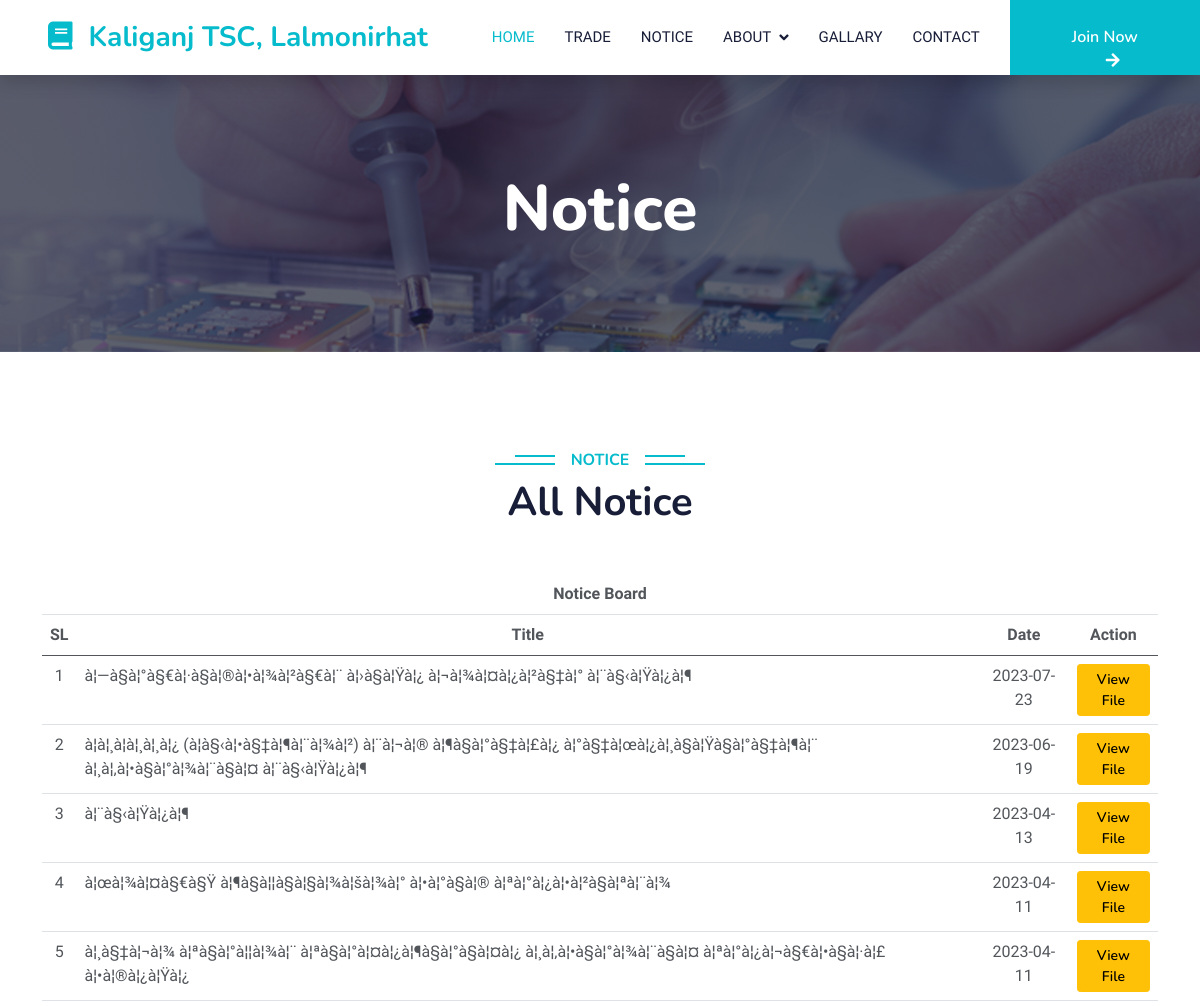
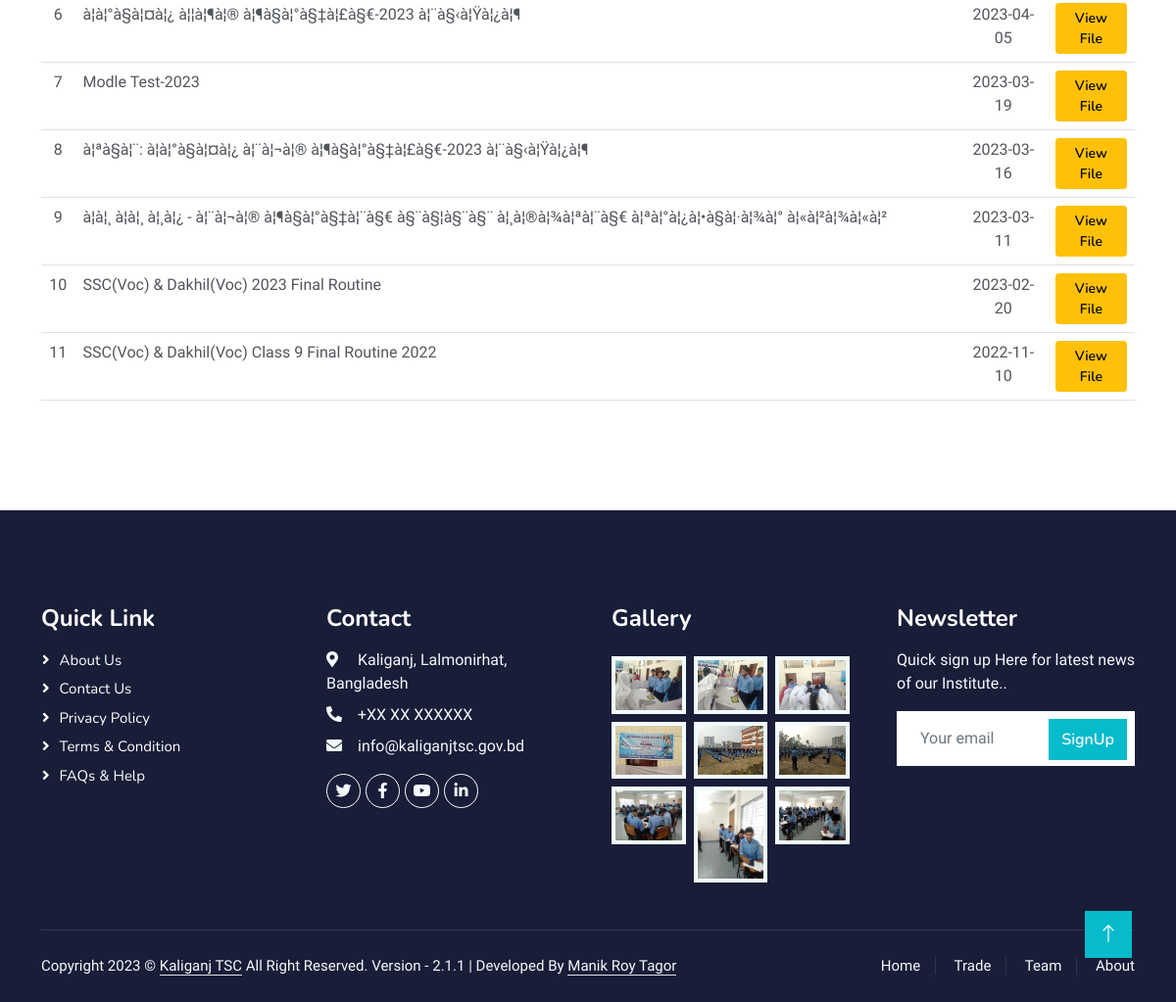
Page /notice.php on the committed database (2 pictures, top to bottom).
### tables this page shows
CREATE TABLE `notice_tbl` (
  `id` int(11) NOT NULL,
  `title` varchar(255) NOT NULL,
  `file_name` varchar(255) NOT NULL,
  `descrip` varchar(255) NOT NULL,
  `isActive` int(11) NOT NULL,
  `dated` date NOT NULL DEFAULT current_timestamp()
);

CREATE TABLE `photo_gallary` (
  `id` int(11) NOT NULL,
  `photo_name` varchar(255) NOT NULL,
  `add_desc` varchar(255) NOT NULL,
  `p_date` date NOT NULL DEFAULT current_timestamp()
);

### lib/Database.php (called while the page is built, shortened)
<?php
Class Database{
public $host   = DB_HOST;
public $user   = DB_USER;
public $pass   = DB_PASS;
public $dbname = DB_NAME;
public $link;
private function connectDB(){
$this->link = new mysqli($this->host, $this->user, $this->pass,
$this->dbname);
}
public function select($query){
$result = $this->link->query($query) or
die($this->link->error.__LINE__);
if($result->num_rows > 0){
return $result;
} else {
return false;
}
}
}
?>

### classes/Notice.php (called while the page is built, shortened)
<?php
$filepath = realpath(dirname(__FILE__));
include_once $filepath . '/../lib/Database.php';
?>
<?php
class Notice{
	private $db;
	function __construct() {
		$this->db = new Database();
	}
	public function getAllActiveNotice() {
		$query = "SELECT * FROM notice_tbl WHERE isActive = '1' ORDER BY id DESC LIMIT 30";
		$result = $this->db->select($query);
		return $result;
	}
}
?>

### classes/Additional.php (called while the page is built, shortened)
<?php
$filepath = realpath(dirname(__FILE__));
include_once $filepath . '/../lib/Database.php';
?>
<?php
class Additional {
	private $db;
	function __construct() {
		$this->db = new Database();
	}
	public function getFooterGallary() {
		$query = "SELECT * FROM photo_gallary WHERE add_desc = 'Gallary' ORDER By id LIMIT 9";
		$result = $this->db->select($query);
		return $result;
	}
}
?>

### inc/notice-full.php (the view, shortened to what this page needs)
<div class="container-xxl py-5">
    <div class="container">
        <div class="text-center wow fadeInUp" data-wow-delay="0.1s">
            <h6 class="section-title bg-white text-center text-primary px-3">Notice</h6>
            <h1 class="mb-5">All Notice</h1>
        </div>
        <div class="row g-4 justify-content-center">
            <div class="table-responsive">
                <table class="table table-hover" id="example">
                    <thead>
                        <tr style="width: 100%;">
                            <th colspan="6" class="text-center">Notice Board</th>
                        </tr>
                        <tr style="width: 100%;">
                            <th class="text-center">SL</th>
                            <th class="text-center">Title</th>
                            <th class="text-center">Date</th>
                            <th class="text-center">Action</th>
                        </tr>
                    </thead>
                    <tbody>
                        <?php
                        $AllNotice = $notice->getAllActiveNotice();
                        if($AllNotice){
                            $i=0;
                        while ($row = $AllNotice->fetch_assoc()) {
                            $i++;
                        ?>
                        <tr class="odd gradeX" style="width: 100%;">
                            <td class="text-center"><?php echo $i; ?></td>
                            <td class="center"><?php echo $row['title']; ?></td>
                            <td class="text-center"><?php echo $row['dated'];; ?></td>
                            <td class="text-center">
                                <a href="view-pdf.php?fid=<?php echo $row['id']; ?>" class="btn btn-sm btn-warning"
                                    target="_blank">View File</a>
                            </td>
                        </tr>
                        <?php	} }?>
                    </tbody>
                </table>
            </div>
        </div>
    </div>
</div>

### inc/header.php (shortened to what this page needs)
<!DOCTYPE html>
<html lang="en">
<head>
    <link href="https://cdnjs.cloudflare.com/ajax/libs/font-awesome/5.10.0/css/all.min.css" rel="stylesheet">
    <link href="https://cdn.jsdelivr.net/npm/bootstrap-icons@1.4.1/font/bootstrap-icons.css" rel="stylesheet">
    <link href="library/animate/animate.min.css" rel="stylesheet">
    <link href="library/owlcarousel/assets/owl.carousel.min.css" rel="stylesheet">
    <link href="css/bootstrap.min.css" rel="stylesheet">
    <link href="css/style.css" rel="stylesheet">
</head>
<body>

### inc/menubar.php (shortened to what this page needs)
<nav class="navbar navbar-expand-lg bg-white navbar-light shadow sticky-top p-0">
    <a href="index.php" class="navbar-brand d-flex align-items-center px-4 px-lg-5">
        <h3 class="m-0 text-primary"><i class="fa fa-book me-3"></i>Kaliganj TSC, Lalmonirhat</h3>
    </a>
    <div class="collapse navbar-collapse" id="navbarCollapse">
        <div class="navbar-nav ms-auto p-4 p-lg-0">
            <a href="index.php" class="nav-item nav-link active">Home</a>
            <a href="trade.php" class="nav-item nav-link">Trade</a>
            <a href="notice.php" class="nav-item nav-link">Notice</a>
            <div class="nav-item dropdown">
                <a href="#" class="nav-link dropdown-toggle" data-bs-toggle="dropdown">About</a>
            </div>
            <a href="gallary.php" class="nav-item nav-link">Gallary</a>
            <a href="contact.php" class="nav-item nav-link">Contact</a>
        </div>
        <a href="" class="btn btn-primary py-4 px-lg-5 d-none d-lg-block">Join Now<i class="fa fa-arrow-right ms-3"></i></a>
    </div>
</nav>

### notice.php
<?php $page_title = "Notice Board";
include('classes/Additional.php');
$additional = new Additional();
include('inc/header.php');?>
<?php include('inc/menubar.php');?>
<?php
include('classes/Notice.php');
$notice = new Notice();
?>
    <div class="container-fluid bg-primary py-5 mb-5 page-header">
        <div class="container py-5">
            <div class="row justify-content-center">
                <div class="col-lg-10 text-center">
                    <h1 class="display-3 text-white animated slideInDown">Notice</h1>
                </div>
            </div>
        </div>
    </div>
    <?php include('inc/notice-full.php');?>
<?php include('inc/footer.php');?>

### inc/footer.php (shortened to what this page needs)
<div class="container-fluid bg-dark text-light footer pt-5 mt-5 wow fadeIn" data-wow-delay="0.1s">
    <div class="container py-5">
        <div class="row g-5">
            <div class="col-lg-3 col-md-6">
                <h4 class="text-white mb-3">Quick Link</h4>
                <a class="btn btn-link" href="about.php">About Us</a>
                <a class="btn btn-link" href="contact.php">Contact Us</a>
                <a class="btn btn-link" href="privacy.php">Privacy Policy</a>
                <a class="btn btn-link" href="tnc.php">Terms & Condition</a>
                <a class="btn btn-link" href="faqs.php">FAQs & Help</a>
            </div>
            <div class="col-lg-3 col-md-6">
                <h4 class="text-white mb-3">Contact</h4>
                <p class="mb-2"><i class="fa fa-map-marker-alt me-3"></i> Kaliganj, Lalmonirhat, Bangladesh</p>
                <p class="mb-2"><i class="fa fa-phone-alt me-3"></i>+XX XX XXXXXX</p>
                <p class="mb-2"><i class="fa fa-envelope me-3"></i>info@kaliganjtsc.gov.bd</p>
                <div class="d-flex pt-2">
                    <a class="btn btn-outline-light btn-social" target="_blank" href="https://www.facebook.com/profile.php?id=100064009664705"><i class="fab fa-twitter"></i></a>
                    <a class="btn btn-outline-light btn-social" target="_blank" href="https://www.facebook.com/profile.php?id=100064009664705"><i class="fab fa-facebook-f"></i></a>
                    <a class="btn btn-outline-light btn-social"  target="_blank" href="https://www.facebook.com/profile.php?id=100064009664705"><i class="fab fa-youtube"></i></a>
                    <a class="btn btn-outline-light btn-social"  target="_blank" href="https://www.facebook.com/profile.php?id=100064009664705""><i class="fab fa-linkedin-in"></i></a>
                </div>
            </div>
            <div class="col-lg-3 col-md-6">
                <h4 class="text-white mb-3">Gallery</h4>
                <div class="row g-2 pt-2">
                    <?php
                     $getFg = $additional->getFooterGallary();
                     if($getFg){
                     while ($row = $getFg->fetch_assoc()) {
                     ?>
                    <div class="col-4">
                        <img class="img-fluid bg-light p-1" src="files/gallary/<?php echo $row['photo_name']; ?>" alt="<?php echo $row['photo_name']; ?>">
                    </div>
                    <?php }} ?>
                </div>
            </div>
            <div class="col-lg-3 col-md-6">
                <h4 class="text-white mb-3">Newsletter</h4>
                <p>Quick sign up Here for latest news of our Institute..</p>
                <div class="position-relative mx-auto" style="max-width: 400px;">
                    <form method="POST">
                        <input class="form-control border-0 w-100 py-3 ps-4 pe-5" type="text"
                            placeholder="Your email">
                        <button type="button"
                            class="btn btn-primary py-2 position-absolute top-0 end-0 mt-2 me-2">SignUp</button>
                    </form>
                </div>
            </div>
        </div>
    </div>
    <div class="container">
        <div class="copyright">
            <div class="row">
                <div class="col-md-8 text-center text-md-start mb-3 mb-md-0"> Copyright <?php echo date("Y");?>
                    &copy; <a class="border-bottom" href="#">Kaliganj TSC</a> All Right Reserved.
                    Version - 2.1.1 | Developed By <a class="border-bottom"
                        href="https://www.facebook.com/manikroytagor.1/" target="_blank">Manik Roy Tagor</a>
                </div>
                <div class="col-md-4 text-center text-md-end">
                    <div class="footer-menu">
                        <a href="index.php">Home</a>
                        <a href="trade.php">Trade</a>
                        <a href="team.php">Team</a>
                        <a href="about.php">About</a>
                    </div>
                </div>
            </div>
        </div>
    </div>
</div>
<a href="#" class="btn btn-lg btn-primary btn-lg-square back-to-top"><i class="bi bi-arrow-up"></i></a>
</body>
</html>

### css/style.css (style rules this page uses)
:root { --primary: #06BBCC; --light: #F0FBFC; --dark: #181d38; }
.back-to-top { position: fixed; display: none; right: 45px; bottom: 45px; z-index: 99; }
.btn { font-family: 'Nunito', sans-serif; font-weight: 600; transition: .5s; }
.btn.btn-primary, .btn.btn-secondary { color: #FFFFFF; }
.btn-lg-square { width: 48px; height: 48px; }
.btn-square, .btn-sm-square, .btn-lg-square { padding: 0; display: flex; align-items: center; justify-content: center; font-weight: normal; border-radius: 0px; }
.navbar .dropdown-toggle::after { border: none; content: "\f107"; font-family: "Font Awesome 5 Free"; font-weight: 900; vertical-align: middle; margin-left: 8px; }
.navbar-light .navbar-nav .nav-link { margin-right: 30px; padding: 25px 0; color: #FFFFFF; font-size: 15px; text-transform: uppercase; outline: none; }
.navbar-light .navbar-nav .nav-link:hover, .navbar-light .navbar-nav .nav-link.active { color: var(--primary); }
.navbar-light .navbar-brand, .navbar-light a.btn { height: 75px; }
.navbar-light .navbar-nav .nav-link { color: var(--dark); font-weight: 500; }
.navbar-light.sticky-top { top: -100px; transition: .5s; }
.page-header { background: linear-gradient(rgba(24, 29, 56, .7), rgba(24, 29, 56, .7)), url(../img/carousel-1.jpg); background-position: center center; background-repeat: no-repeat; background-size: cover; }
.section-title { position: relative; display: inline-block; text-transform: uppercase; }
.section-title::before { position: absolute; content: ""; width: calc(100% + 80px); height: 2px; top: 4px; left: -40px; background: var(--primary); z-index: -1; }
.section-title::after { position: absolute; content: ""; width: calc(100% + 120px); height: 2px; bottom: 5px; left: -60px; background: var(--primary); z-index: -1; }
.footer .btn.btn-social { margin-right: 5px; width: 35px; height: 35px; display: flex; align-items: center; justify-content: center; color: var(--light); font-weight: normal; border: 1px solid #FFFFFF; border-radius: 35px; transition: .3s; }
.footer .btn.btn-link { display: block; margin-bottom: 5px; padding: 0; text-align: left; color: #FFFFFF; font-size: 15px; font-weight: normal; text-transform: capitalize; transition: .3s; }
.footer .btn.btn-link::before { position: relative; content: "\f105"; font-family: "Font Awesome 5 Free"; font-weight: 900; margin-right: 10px; }
.footer .copyright { padding: 25px 0; font-size: 15px; border-top: 1px solid rgba(256, 256, 256, .1); }
.footer .copyright a { color: var(--light); }
.footer .footer-menu a { margin-right: 15px; padding-right: 15px; border-right: 1px solid rgba(255, 255, 255, .1); }
.footer .footer-menu a:last-child { margin-right: 0; padding-right: 0; border-right: none; }

### rows in the picture
notice_tbl: title "à¦—à§à¦°à§€à¦·à§à¦®à¦•à¦¾à¦²à§€à¦¨ à¦›à§à¦Ÿà¦¿ à¦¬à¦¾à¦¤à¦¿à¦²à§‡à¦° à¦¨à§‹à¦Ÿà¦¿à¦¶", dated "2023-07-23"
notice_tbl: title "à¦à¦¸à¦à¦¸à¦¸à¦¿ (à¦­à§‹à¦•à§‡à¦¶à¦¨à¦¾à¦²) à¦¨à¦¬à¦® à¦¶à§à¦°à§‡à¦£à¦¿ à¦°à§‡à¦œà¦¿à¦¸à§à¦Ÿà§à¦°à§‡à¦¶à¦¨ à¦¸à¦‚à¦•à§à¦°à¦¾à¦¨à§à¦¤ à¦¨à§‹à¦Ÿà¦¿à¦¶", dated "2023-06-19"
notice_tbl: title "à¦¨à§‹à¦Ÿà¦¿à¦¶", dated "2023-04-13"
notice_tbl: title "à¦œà¦¾à¦¤à§€à§Ÿ à¦¶à§à¦¦à§à¦§à¦¾à¦šà¦¾à¦° à¦•à¦°à§à¦® à¦ªà¦°à¦¿à¦•à¦²à§à¦ªà¦¨à¦¾", dated "2023-04-11"
notice_tbl: title "à¦¸à§‡à¦¬à¦¾ à¦ªà§à¦°à¦¦à¦¾à¦¨ à¦ªà§à¦°à¦¤à¦¿à¦¶à§à¦°à§à¦¤à¦¿ à¦¸à¦‚à¦•à§à¦°à¦¾à¦¨à§à¦¤ à¦ªà¦°à¦¿à¦¬à§€à¦•à§à¦·à¦£ à¦•à¦®à¦¿à¦Ÿà¦¿", dated "2023-04-11"
notice_tbl: title "à¦­à¦°à§à¦¤à¦¿ à¦¦à¦¶à¦® à¦¶à§à¦°à§‡à¦£à§€-2023 à¦¨à§‹à¦Ÿà¦¿à¦¶", dated "2023-04-05"
notice_tbl: title "Modle Test-2023", dated "2023-03-19"
notice_tbl: title "à¦ªà§à¦¨: à¦­à¦°à§à¦¤à¦¿ à¦¨à¦¬à¦® à¦¶à§à¦°à§‡à¦£à§€-2023 à¦¨à§‹à¦Ÿà¦¿à¦¶", dated "2023-03-16"
notice_tbl: title "à¦à¦¸ à¦à¦¸ à¦¸à¦¿ - à¦¨à¦¬à¦® à¦¶à§à¦°à§‡à¦¨à§€ à§¨à§¦à§¨à§¨ à¦¸à¦®à¦¾à¦ªà¦¨à§€ à¦ªà¦°à¦¿à¦•à§à¦·à¦¾à¦° à¦«à¦²à¦¾à¦«à¦²", dated "2023-03-11"
notice_tbl: title "SSC(Voc) & Dakhil(Voc) 2023 Final Routine", dated "2023-02-20"
notice_tbl: title "SSC(Voc) & Dakhil(Voc) Class 9 Final Routine 2022", dated "2022-11-10"
photo_gallary: photo_name (picture)
photo_gallary: photo_name (picture)
photo_gallary: photo_name (picture)
photo_gallary: photo_name (picture)
photo_gallary: photo_name (picture)
photo_gallary: photo_name (picture)
photo_gallary: photo_name (picture)
photo_gallary: photo_name (picture)
photo_gallary: photo_name (picture)
